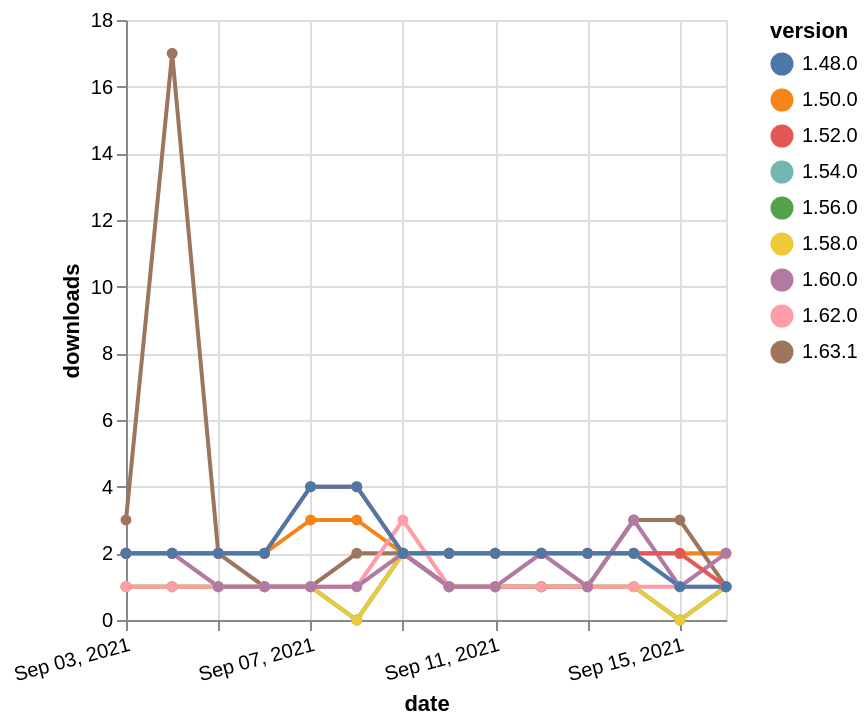

This figure's Vega-Lite source:
### Vega-Lite specification from a JSON file in a GitHub repository (floating-point values rounded to 4 significant figures)
{"$schema": "https://vega.github.io/schema/vega-lite/v5.json", "description": "A simple bar chart with embedded data.", "data": {"values": [{"date": "2021-09-03", "total": 208, "delta": 1, "version": "1.56.0"}, {"date": "2021-09-04", "total": 209, "delta": 1, "version": "1.56.0"}, {"date": "2021-09-05", "total": 210, "delta": 1, "version": "1.56.0"}, {"date": "2021-09-06", "total": 211, "delta": 1, "version": "1.56.0"}, {"date": "2021-09-07", "total": 212, "delta": 1, "version": "1.56.0"}, {"date": "2021-09-08", "total": 212, "delta": 0, "version": "1.56.0"}, {"date": "2021-09-09", "total": 214, "delta": 2, "version": "1.56.0"}, {"date": "2021-09-10", "total": 215, "delta": 1, "version": "1.56.0"}, {"date": "2021-09-11", "total": 216, "delta": 1, "version": "1.56.0"}, {"date": "2021-09-12", "total": 217, "delta": 1, "version": "1.56.0"}, {"date": "2021-09-13", "total": 218, "delta": 1, "version": "1.56.0"}, {"date": "2021-09-14", "total": 219, "delta": 1, "version": "1.56.0"}, {"date": "2021-09-15", "total": 219, "delta": 0, "version": "1.56.0"}, {"date": "2021-09-16", "total": 220, "delta": 1, "version": "1.56.0"}, {"date": "2021-09-03", "total": 308, "delta": 1, "version": "1.54.0"}, {"date": "2021-09-04", "total": 309, "delta": 1, "version": "1.54.0"}, {"date": "2021-09-05", "total": 310, "delta": 1, "version": "1.54.0"}, {"date": "2021-09-06", "total": 311, "delta": 1, "version": "1.54.0"}, {"date": "2021-09-07", "total": 312, "delta": 1, "version": "1.54.0"}, {"date": "2021-09-08", "total": 312, "delta": 0, "version": "1.54.0"}, {"date": "2021-09-09", "total": 314, "delta": 2, "version": "1.54.0"}, {"date": "2021-09-10", "total": 315, "delta": 1, "version": "1.54.0"}, {"date": "2021-09-11", "total": 316, "delta": 1, "version": "1.54.0"}, {"date": "2021-09-12", "total": 317, "delta": 1, "version": "1.54.0"}, {"date": "2021-09-13", "total": 318, "delta": 1, "version": "1.54.0"}, {"date": "2021-09-14", "total": 319, "delta": 1, "version": "1.54.0"}, {"date": "2021-09-15", "total": 319, "delta": 0, "version": "1.54.0"}, {"date": "2021-09-16", "total": 320, "delta": 1, "version": "1.54.0"}, {"date": "2021-09-03", "total": 216, "delta": 1, "version": "1.58.0"}, {"date": "2021-09-04", "total": 217, "delta": 1, "version": "1.58.0"}, {"date": "2021-09-05", "total": 218, "delta": 1, "version": "1.58.0"}, {"date": "2021-09-06", "total": 219, "delta": 1, "version": "1.58.0"}, {"date": "2021-09-07", "total": 220, "delta": 1, "version": "1.58.0"}, {"date": "2021-09-08", "total": 220, "delta": 0, "version": "1.58.0"}, {"date": "2021-09-09", "total": 222, "delta": 2, "version": "1.58.0"}, {"date": "2021-09-10", "total": 223, "delta": 1, "version": "1.58.0"}, {"date": "2021-09-11", "total": 224, "delta": 1, "version": "1.58.0"}, {"date": "2021-09-12", "total": 225, "delta": 1, "version": "1.58.0"}, {"date": "2021-09-13", "total": 226, "delta": 1, "version": "1.58.0"}, {"date": "2021-09-14", "total": 227, "delta": 1, "version": "1.58.0"}, {"date": "2021-09-15", "total": 227, "delta": 0, "version": "1.58.0"}, {"date": "2021-09-16", "total": 228, "delta": 1, "version": "1.58.0"}, {"date": "2021-09-03", "total": 2771, "delta": 2, "version": "1.50.0"}, {"date": "2021-09-04", "total": 2773, "delta": 2, "version": "1.50.0"}, {"date": "2021-09-05", "total": 2775, "delta": 2, "version": "1.50.0"}, {"date": "2021-09-06", "total": 2777, "delta": 2, "version": "1.50.0"}, {"date": "2021-09-07", "total": 2780, "delta": 3, "version": "1.50.0"}, {"date": "2021-09-08", "total": 2783, "delta": 3, "version": "1.50.0"}, {"date": "2021-09-09", "total": 2785, "delta": 2, "version": "1.50.0"}, {"date": "2021-09-10", "total": 2787, "delta": 2, "version": "1.50.0"}, {"date": "2021-09-11", "total": 2789, "delta": 2, "version": "1.50.0"}, {"date": "2021-09-12", "total": 2791, "delta": 2, "version": "1.50.0"}, {"date": "2021-09-13", "total": 2793, "delta": 2, "version": "1.50.0"}, {"date": "2021-09-14", "total": 2795, "delta": 2, "version": "1.50.0"}, {"date": "2021-09-15", "total": 2797, "delta": 2, "version": "1.50.0"}, {"date": "2021-09-16", "total": 2799, "delta": 2, "version": "1.50.0"}, {"date": "2021-09-03", "total": 128, "delta": 3, "version": "1.63.1"}, {"date": "2021-09-04", "total": 145, "delta": 17, "version": "1.63.1"}, {"date": "2021-09-05", "total": 147, "delta": 2, "version": "1.63.1"}, {"date": "2021-09-06", "total": 148, "delta": 1, "version": "1.63.1"}, {"date": "2021-09-07", "total": 149, "delta": 1, "version": "1.63.1"}, {"date": "2021-09-08", "total": 151, "delta": 2, "version": "1.63.1"}, {"date": "2021-09-09", "total": 153, "delta": 2, "version": "1.63.1"}, {"date": "2021-09-10", "total": 154, "delta": 1, "version": "1.63.1"}, {"date": "2021-09-11", "total": 155, "delta": 1, "version": "1.63.1"}, {"date": "2021-09-12", "total": 156, "delta": 1, "version": "1.63.1"}, {"date": "2021-09-13", "total": 157, "delta": 1, "version": "1.63.1"}, {"date": "2021-09-14", "total": 160, "delta": 3, "version": "1.63.1"}, {"date": "2021-09-15", "total": 163, "delta": 3, "version": "1.63.1"}, {"date": "2021-09-16", "total": 164, "delta": 1, "version": "1.63.1"}, {"date": "2021-09-03", "total": 206, "delta": 1, "version": "1.62.0"}, {"date": "2021-09-04", "total": 207, "delta": 1, "version": "1.62.0"}, {"date": "2021-09-05", "total": 208, "delta": 1, "version": "1.62.0"}, {"date": "2021-09-06", "total": 209, "delta": 1, "version": "1.62.0"}, {"date": "2021-09-07", "total": 210, "delta": 1, "version": "1.62.0"}, {"date": "2021-09-08", "total": 211, "delta": 1, "version": "1.62.0"}, {"date": "2021-09-09", "total": 214, "delta": 3, "version": "1.62.0"}, {"date": "2021-09-10", "total": 215, "delta": 1, "version": "1.62.0"}, {"date": "2021-09-11", "total": 216, "delta": 1, "version": "1.62.0"}, {"date": "2021-09-12", "total": 217, "delta": 1, "version": "1.62.0"}, {"date": "2021-09-13", "total": 218, "delta": 1, "version": "1.62.0"}, {"date": "2021-09-14", "total": 219, "delta": 1, "version": "1.62.0"}, {"date": "2021-09-15", "total": 220, "delta": 1, "version": "1.62.0"}, {"date": "2021-09-16", "total": 221, "delta": 1, "version": "1.62.0"}, {"date": "2021-09-03", "total": 198, "delta": 2, "version": "1.60.0"}, {"date": "2021-09-04", "total": 200, "delta": 2, "version": "1.60.0"}, {"date": "2021-09-05", "total": 201, "delta": 1, "version": "1.60.0"}, {"date": "2021-09-06", "total": 202, "delta": 1, "version": "1.60.0"}, {"date": "2021-09-07", "total": 203, "delta": 1, "version": "1.60.0"}, {"date": "2021-09-08", "total": 204, "delta": 1, "version": "1.60.0"}, {"date": "2021-09-09", "total": 206, "delta": 2, "version": "1.60.0"}, {"date": "2021-09-10", "total": 207, "delta": 1, "version": "1.60.0"}, {"date": "2021-09-11", "total": 208, "delta": 1, "version": "1.60.0"}, {"date": "2021-09-12", "total": 210, "delta": 2, "version": "1.60.0"}, {"date": "2021-09-13", "total": 211, "delta": 1, "version": "1.60.0"}, {"date": "2021-09-14", "total": 214, "delta": 3, "version": "1.60.0"}, {"date": "2021-09-15", "total": 215, "delta": 1, "version": "1.60.0"}, {"date": "2021-09-16", "total": 217, "delta": 2, "version": "1.60.0"}, {"date": "2021-09-03", "total": 2626, "delta": 2, "version": "1.52.0"}, {"date": "2021-09-04", "total": 2628, "delta": 2, "version": "1.52.0"}, {"date": "2021-09-05", "total": 2630, "delta": 2, "version": "1.52.0"}, {"date": "2021-09-06", "total": 2632, "delta": 2, "version": "1.52.0"}, {"date": "2021-09-07", "total": 2636, "delta": 4, "version": "1.52.0"}, {"date": "2021-09-08", "total": 2640, "delta": 4, "version": "1.52.0"}, {"date": "2021-09-09", "total": 2642, "delta": 2, "version": "1.52.0"}, {"date": "2021-09-10", "total": 2644, "delta": 2, "version": "1.52.0"}, {"date": "2021-09-11", "total": 2646, "delta": 2, "version": "1.52.0"}, {"date": "2021-09-12", "total": 2648, "delta": 2, "version": "1.52.0"}, {"date": "2021-09-13", "total": 2650, "delta": 2, "version": "1.52.0"}, {"date": "2021-09-14", "total": 2652, "delta": 2, "version": "1.52.0"}, {"date": "2021-09-15", "total": 2654, "delta": 2, "version": "1.52.0"}, {"date": "2021-09-16", "total": 2655, "delta": 1, "version": "1.52.0"}, {"date": "2021-09-03", "total": 3252, "delta": 2, "version": "1.48.0"}, {"date": "2021-09-04", "total": 3254, "delta": 2, "version": "1.48.0"}, {"date": "2021-09-05", "total": 3256, "delta": 2, "version": "1.48.0"}, {"date": "2021-09-06", "total": 3258, "delta": 2, "version": "1.48.0"}, {"date": "2021-09-07", "total": 3262, "delta": 4, "version": "1.48.0"}, {"date": "2021-09-08", "total": 3266, "delta": 4, "version": "1.48.0"}, {"date": "2021-09-09", "total": 3268, "delta": 2, "version": "1.48.0"}, {"date": "2021-09-10", "total": 3270, "delta": 2, "version": "1.48.0"}, {"date": "2021-09-11", "total": 3272, "delta": 2, "version": "1.48.0"}, {"date": "2021-09-12", "total": 3274, "delta": 2, "version": "1.48.0"}, {"date": "2021-09-13", "total": 3276, "delta": 2, "version": "1.48.0"}, {"date": "2021-09-14", "total": 3278, "delta": 2, "version": "1.48.0"}, {"date": "2021-09-15", "total": 3279, "delta": 1, "version": "1.48.0"}, {"date": "2021-09-16", "total": 3280, "delta": 1, "version": "1.48.0"}]}, "width": "container", "mark": {"type": "line", "point": {"filled": true}}, "encoding": {"x": {"field": "date", "type": "temporal", "timeUnit": "yearmonthdate", "title": "date", "axis": {"labelAngle": -15}}, "y": {"field": "delta", "type": "quantitative", "title": "downloads"}, "color": {"field": "version", "type": "nominal"}, "tooltip": {"field": "delta"}}}
